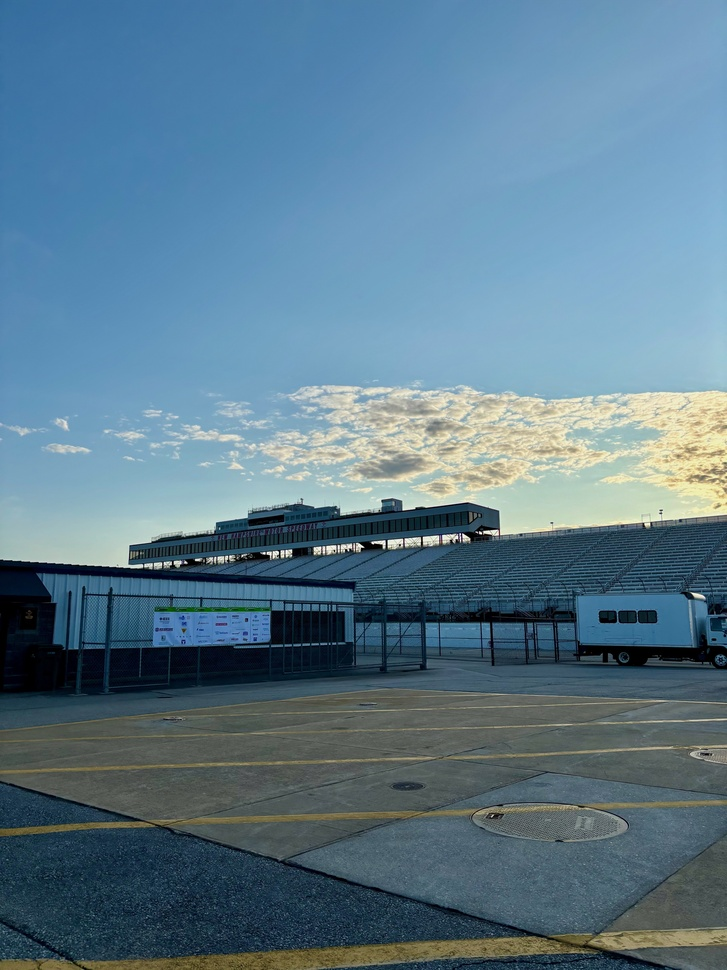
%> input picture NHMS.jpeg, 727 x 970 px, shrunk from 4280 x 5712 before the run
$ octave FianlProject.m   (GNU Octave 9; MATLAB toolbox functions it lacks are replaced by stand-ins)
%> lines starting %> are read from the running program, lines starting %| are printed output that depends on the picture
close all
clear

arr_3d = preProcess("NHMS.jpeg");
% [4 lines not run here, left out]
function arr_3d = preProcess(imageName)
%> called with imageName = 'NHMS.jpeg'
    image = imread(imageName);
%> image is the input picture: size 970x727x3 uint8; mean R, G, B 92.1, 122.4, 140.1
    image_arr = im2double(im2gray(image));
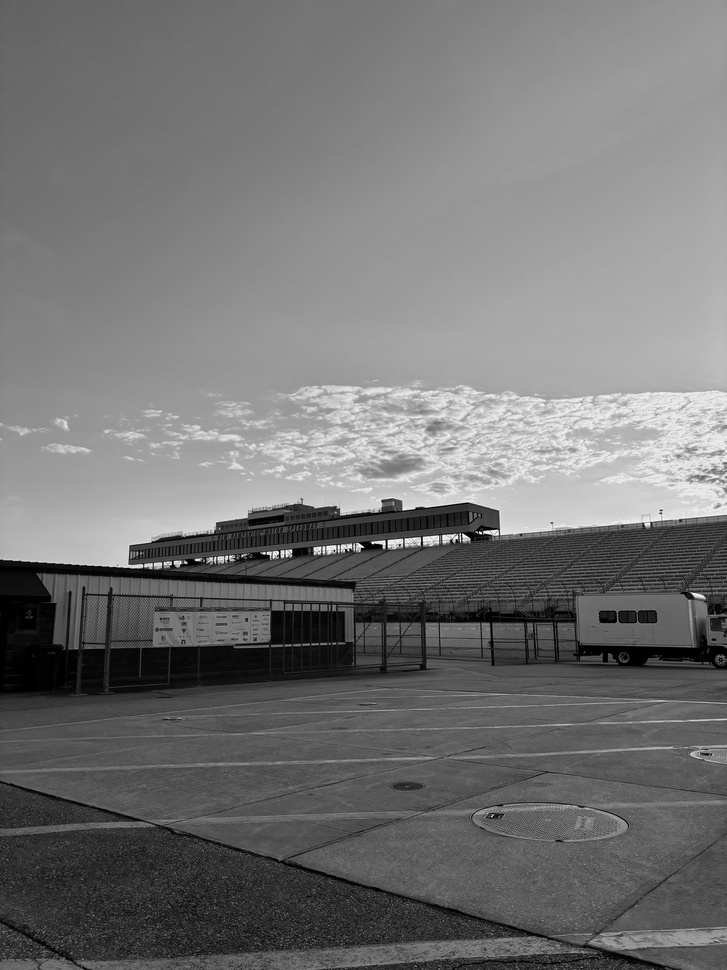
%> image_arr: size 970x727 double; min 0, max 1, mean 0.452

    fun = @(block_struct) dct2(block_struct.data);
    image_dct = blockproc(image_arr, [8 8], fun);
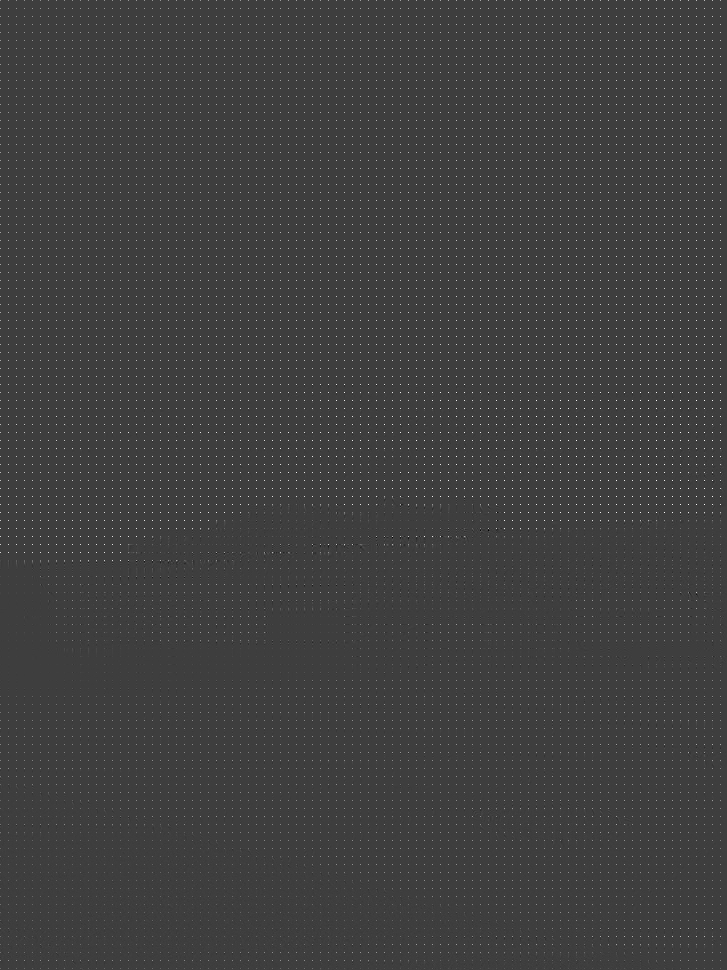
%> image_dct: size 970x727 double; min -2.32, max 7.17, mean 0.0566; drawn with min black and max white

    image_max = max(image_dct, [], 'all');
%> image_max = 7.17
    image_min = min(image_dct, [], 'all');
%> image_min = -2.32

    scaled_arr = (image_dct - image_min) / (image_max - image_min);

    [m, n] = size(scaled_arr);
%> m = 970; n = 727
%> (the run ends here)
